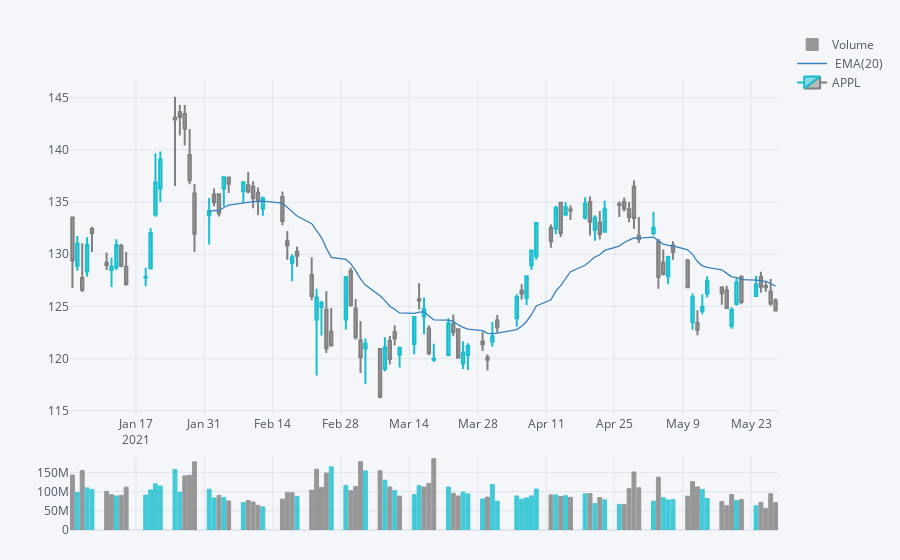

The cell this chart's notebook holds for it:
### Code cell
qf.add_ema()
qf.iplot(name="APPL")
